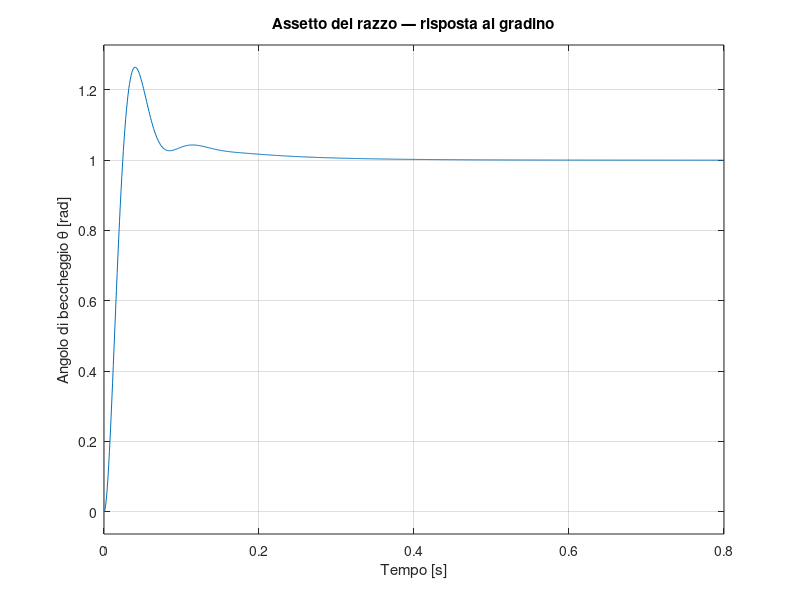
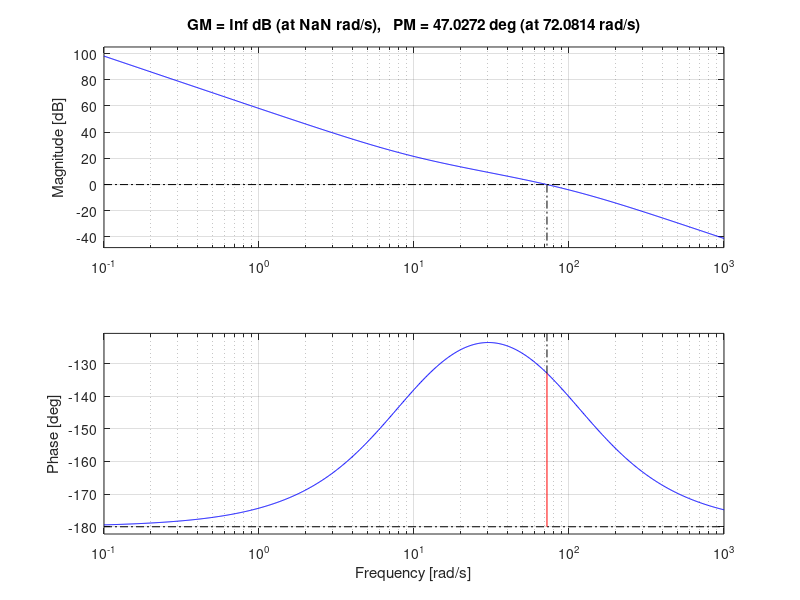
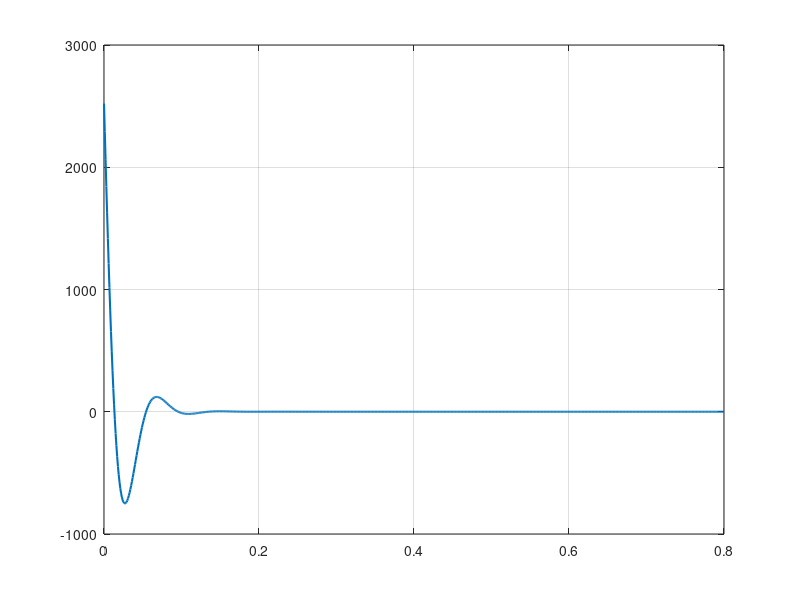

Here is the MATLAB script that generated these plots, in order: (Note: this script raises an error after producing the figures.)
%% Controllo d'assetto TVC di un razzo modello
% Modello ricavato da simulazione OpenRocket (motore C11-0)

clear; clc; close all;

%% --- Parametri fisici (dal CSV di OpenRocket) ---
T = 11;        % Spinta media durante la combustione [N]
L = 0.255;    % Distanza CG -> punto di gimbal [m]
I = 0.014;    % Momento d'inerzia longitudinale (beccheggio) [kg*m^2]
t_burn = 0.8;  % Durata della fase di spinta [s]

K = T*L/I;    % Guadagno del sistema
fprintf('Guadagno del razzo K = %.1f rad/s^2 per rad di gimbal\n', K);

%% --- Modello del razzo (plant): doppio integratore ---
% theta(s) / delta(s) = K / s^2
s = tf('s');
plant = K / s^2;

%% --- Controllore PID (valori iniziali, poi li tareremo) ---
Kp = 4;
Ki = 0;      % Partiamo senza I: il sistema non ha errore stazionario di gradino
Kd = 0.4;

Tf = 0.01;              
% Costante di tempo del filtro sul derivativo [s] (~100 Hz)
C = pid(Kp, Ki, Kd, Tf);

%% --- Sistema ad anello chiuso ---
sys_cl = feedback(C*plant, 1);

%% --- Grafico 1: risposta al gradino ---
% Chiediamo al razzo: "portati a 0 rad partendo da un errore iniziale"
figure('Name','Risposta al gradino ad anello chiuso');
step(sys_cl, 0:0.001:t_burn);
grid on;
title('Assetto del razzo — risposta al gradino');
ylabel('Angolo di beccheggio \theta [rad]');
xlabel('Tempo [s]');

%% --- Grafico 2: margini di stabilità (Bode) ---
% "validate system stability" letterale dell'annuncio di lavoro
figure('Name','Analisi di stabilità');
margin(C*plant);
grid on;

%% --- Grafico 3: comando del gimbal nel tempo ---
% Dobbiamo controllare che il motore non venga chiesto di ruotare
% oltre il limite fisico (tipicamente +-5 deg)
t = 0:0.001:t_burn;
[y, t_out] = step(sys_cl, t);            % uscita: angolo assetto
u = lsim(C/(1+C*plant), ones(size(t)), t); % ingresso: comando gimbal

figure('Name','Comando di gimbal');
plot(t_out, rad2deg(u), 'LineWidth', 1.5);
grid on;
yline(5, '--r', 'Limite +5°');
yline(-5,'--r', 'Limite -5°');
title('Comando di gimbal \delta(t)');
xlabel('Tempo [s]'); ylabel('\delta [deg]');

%% --- Stampa dei margini in console ---
[Gm, Pm, ~, ~] = margin(C*plant);
fprintf('\n--- Prestazioni ---\n');
fprintf('Margine di guadagno: %.1f dB\n', 20*log10(Gm));
fprintf('Margine di fase:      %.1f deg\n', Pm);

info = stepinfo(sys_cl);
fprintf('Tempo di salita:      %.3f s\n', info.RiseTime);
fprintf('Tempo di assestamento:%.3f s\n', info.SettlingTime);
fprintf('Sovraelongazione:     %.1f %%\n', info.Overshoot);
